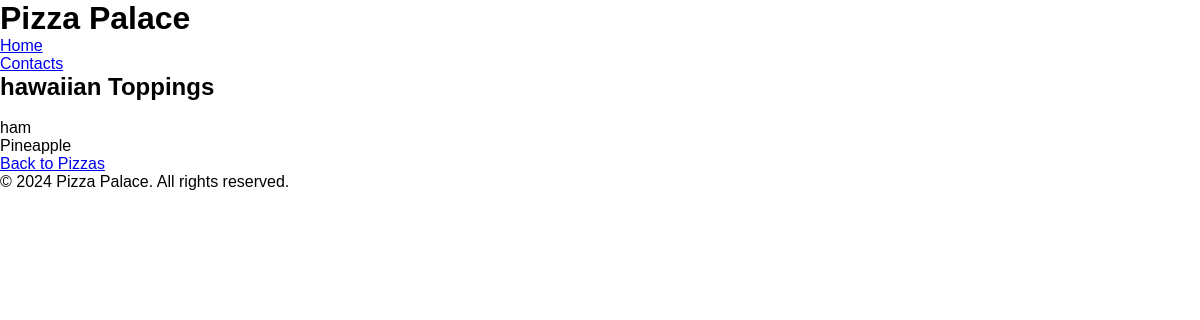
/pizzas/hawaiian/, run on an earlier commit of the app's database.
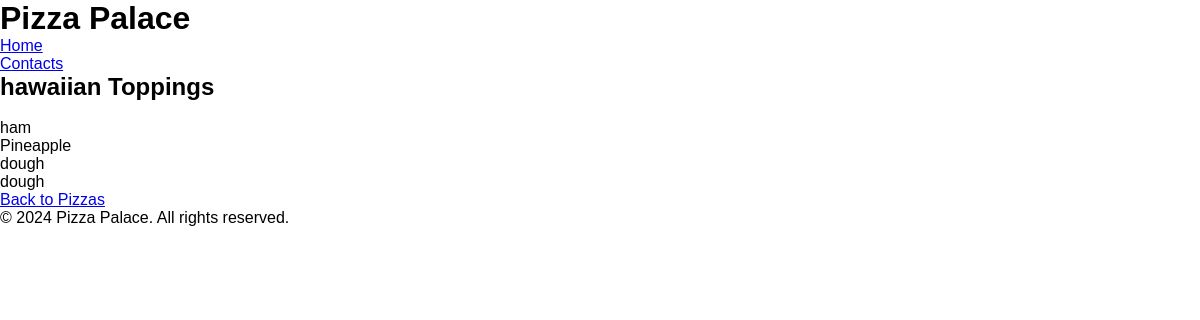
And on a later commit of the database.
### pizzas/models.py (models this page shows, shortened)
class Topping(models.Model):
    pizza = models.ForeignKey(Pizza, on_delete=models.CASCADE, related_name='topping')
    name = models.CharField(max_length=20)
    class Meta:
        verbose_name_plural = 'toppings'

### pizzas/views.py (the view)
# urls.py: path('<str:pizza_name>/', views.ToppingView.as_view(), name="topping"),
class ToppingView(DetailView):
    model = Pizza
    template_name = 'pizzas/topping.html'
    context_object_name = 'pizza'
    def get_object(self):
        pizza_name = self.kwargs.get('pizza_name')# added all this mumble  jumble
        return Pizza.objects.filter(name=pizza_name).first()

### pizzas/templates/pizzas/topping.html (shortened to what this page needs)
{% extends 'pizzas/base.html' %}
{% block extra_css %}
    {% load static %}
    <link rel="stylesheet" href="{% static 'css/home.css' %}">
{% endblock %}
{% block content %}
  <h2>{{pizza.name}} Toppings</h2>
  <br>
  <ul>
      {% for topping in pizza.topping.all %}
        <li>{{topping.name}}</li>
      {% endfor %}
  </ul>
  <a href="{% url 'pizzas:home' %}">Back to Pizzas</a>
{% endblock %}

What changed in the data, as far as the page shows it:
added Topping: name "dough"
added Topping: name "dough"
